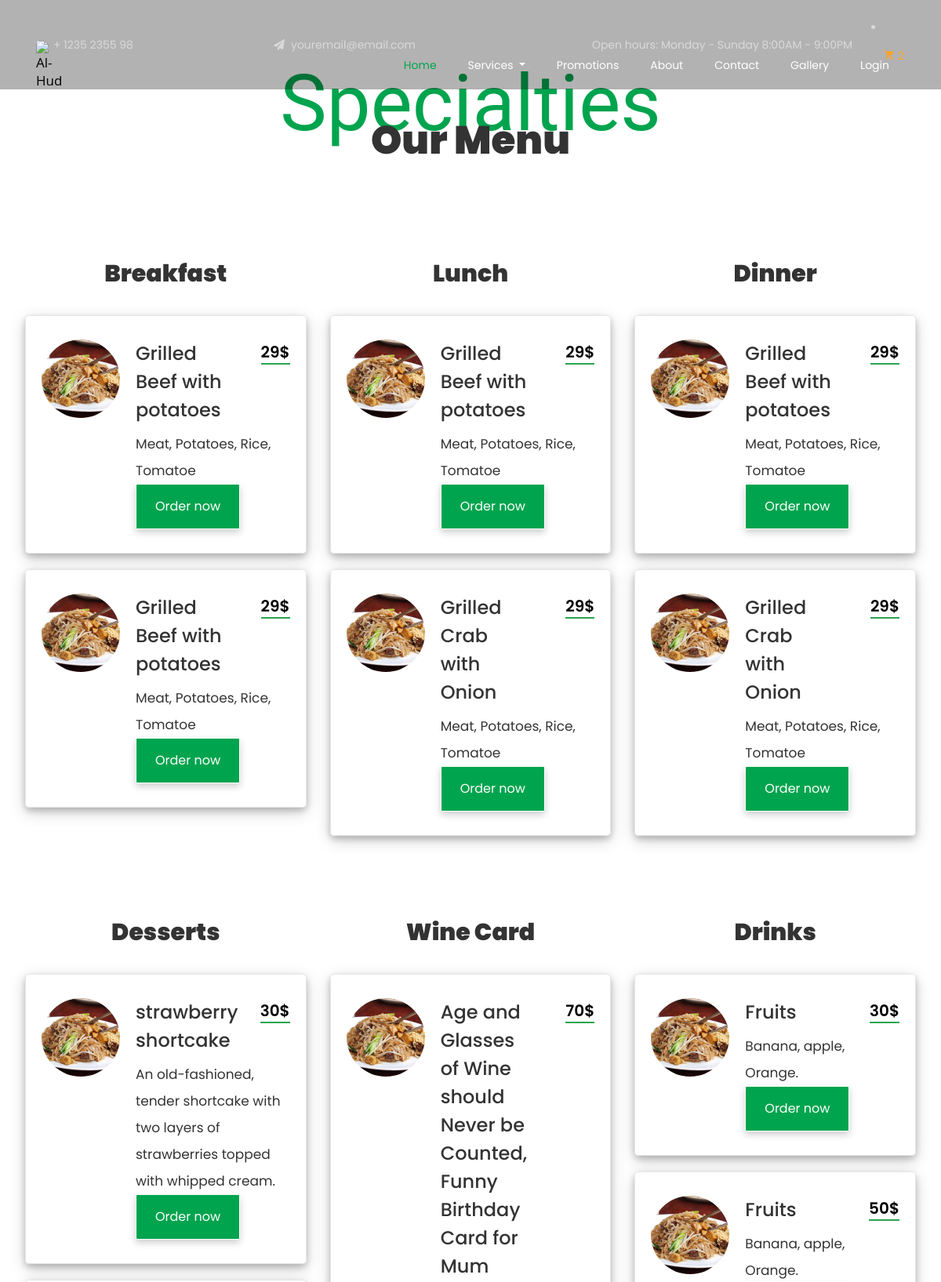
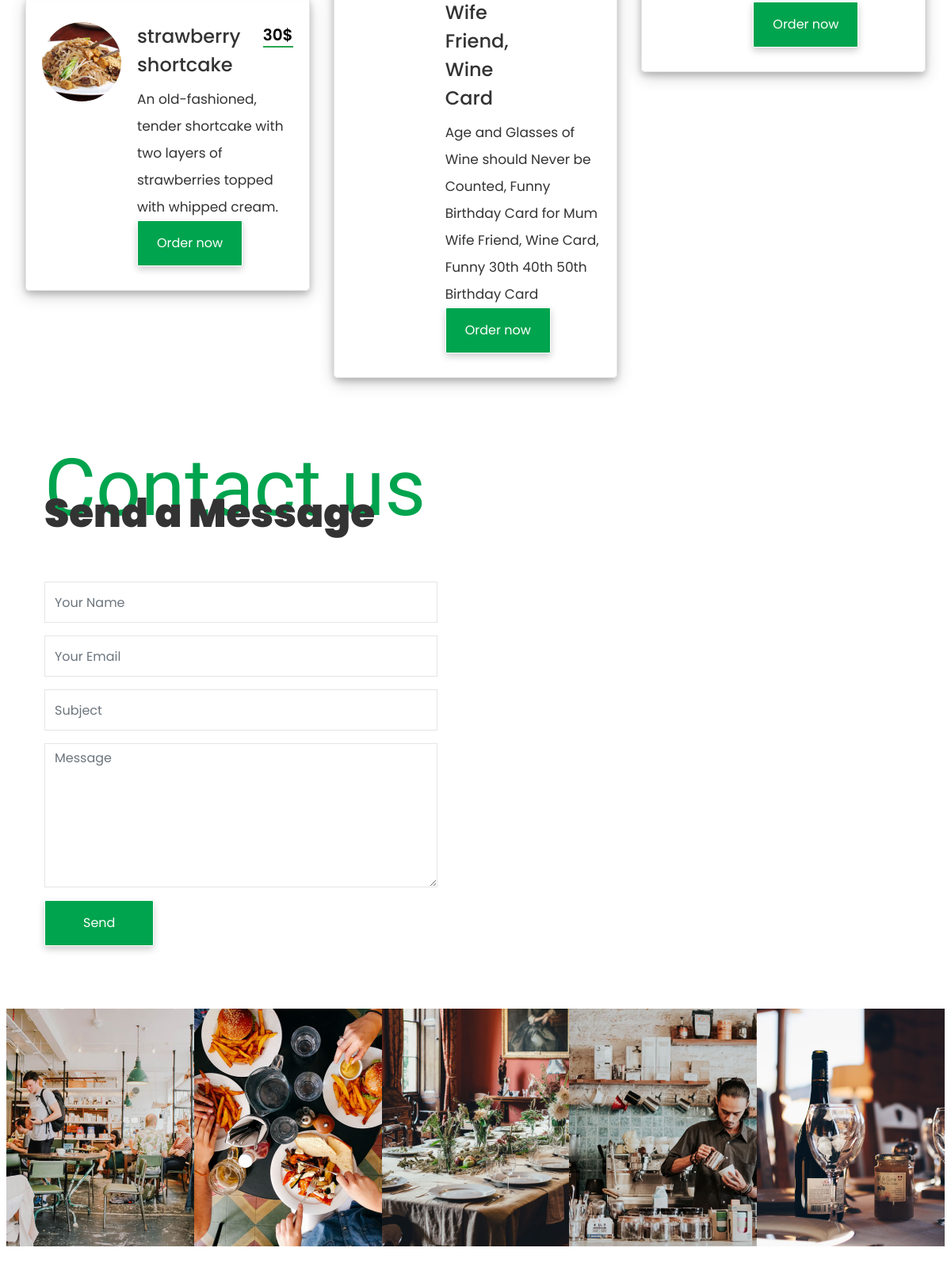
Page /?food (upper part) on the committed database (2 pictures, top to bottom).
### tables this page shows
CREATE TABLE `items` (
  `id` int(11) NOT NULL,
  `name` varchar(120) NOT NULL,
  `price` int(11) NOT NULL,
  `item_type` enum('breakfast','lunch','dinner','desserts','wine_card','drinks') NOT NULL,
  `about` text NOT NULL,
  `photo` varchar(120) NOT NULL
);

### pages/services.php (the view, shortened to what this page needs)
<?php
$db = DB_CONNECT\Connection::getInstance();
$data = $db->prepare("SELECT * FROM `items` ORDER BY `id` DESC");
$data->execute();
$all_items = $data->fetchAll(PDO::FETCH_ASSOC);
?>
<section class="ftco-section">
    <div class="container-fluid px-4">
        <div class="row justify-content-center mb-5 pb-2">
            <div class="col-md-7 text-center heading-section ftco-animate">
                <span class="subheading">Specialties</span>
                <h2 class="mb-4">Our Menu</h2>
            </div>
        </div>
        <div class="row">
            <div class="col-md-6 col-lg-4 menu-wrap">
                <div class="heading-menu text-center ftco-animate">
                    <h3>Breakfast</h3>
                </div>
                <?php
                foreach ($all_items as $t=>$br){
                    if($br['item_type'] == 'breakfast') {
                        ?>
                        <div class="menus d-flex ftco-animate">
                            <div class="menu-img img" style="background-image: url(images/breakfast-1.jpg);"></div>
                            <div class="text">
                                <div class="d-flex">
                                    <div class="one-half">
                                        <h3><?=$br['name'] ?></h3>
                                    </div>
                                    <div class="one-forth">
                                        <span class="price"><?=$br['price'] ?>$</span>
                                    </div>
                                </div>
                                <p><?=$br['about'] ?></p>
                                <P><a href="javascript:;" onclick="a(<?=$br['id'] ?>,this)" class="btn btn-primary p-3 px-xl-4 py-xl-3">Order now </a></P>
                            </div>
                        </div>
                        <?php
                    }
                }
                ?>
            </div>
            <div class="col-md-6 col-lg-4 menu-wrap">
                <div class="heading-menu text-center ftco-animate">
                    <h3>Lunch</h3>
                </div>
                <?php
                foreach ($all_items as $t=>$br){
                    if($br['item_type'] == 'lunch') {
                        ?>
                        <div class="menus d-flex ftco-animate">
                            <div class="menu-img img" style="background-image: url(images/breakfast-1.jpg);"></div>
                            <div class="text">
                                <div class="d-flex">
                                    <div class="one-half">
                                        <h3><?=$br['name'] ?></h3>
                                    </div>
                                    <div class="one-forth">
                                        <span class="price"><?=$br['price'] ?>$</span>
                                    </div>
                                </div>
                                <p><?=$br['about'] ?></p>
                                <P><a href="javascript:;" onclick="a(<?=$br['id'] ?>,this)" class="btn btn-primary p-3 px-xl-4 py-xl-3">Order now </a></P>
                            </div>
                        </div>
                        <?php
                    }
                }
                ?>
            </div>
            <div class="col-md-6 col-lg-4 menu-wrap">
                <div class="heading-menu text-center ftco-animate">
                    <h3>Dinner</h3>
                </div>
                <?php
                foreach ($all_items as $t=>$br){
                    if($br['item_type'] == 'dinner') {
                        ?>
                        <div class="menus d-flex ftco-animate">
                            <div class="menu-img img" style="background-image: url(images/breakfast-1.jpg);"></div>
                            <div class="text">
                                <div class="d-flex">
                                    <div class="one-half">
                                        <h3><?=$br['name'] ?></h3>
                                    </div>
                                    <div class="one-forth">
                                        <span class="price"><?=$br['price'] ?>$</span>
                                    </div>
                                </div>
                                <p><?=$br['about'] ?></p>
                                <P><a href="javascript:;" onclick="a(<?=$br['id'] ?>,this)" class="btn btn-primary p-3 px-xl-4 py-xl-3">Order now </a></P>
                            </div>
                        </div>
                        <?php
                    }
                }
                ?>
            </div>
            <div class="col-md-6 col-lg-4 menu-wrap">
                <div class="heading-menu text-center ftco-animate">
                    <h3>Desserts</h3>
                </div>
                <?php
                foreach ($all_items as $t=>$br){
                    if($br['item_type'] == 'desserts') {
                        ?>
                        <div class="menus d-flex ftco-animate">
                            <div class="menu-img img" style="background-image: url(images/breakfast-1.jpg);"></div>
                            <div class="text">
                                <div class="d-flex">
                                    <div class="one-half">
                                        <h3><?=$br['name'] ?></h3>
                                    </div>
                                    <div class="one-forth">
                                        <span class="price"><?=$br['price'] ?>$</span>
                                    </div>
                                </div>
                                <p><?=$br['about'] ?></p>
                                <P><a href="javascript:;" onclick="a(<?=$br['id'] ?>,this)" class="btn btn-primary p-3 px-xl-4 py-xl-3">Order now </a></P>
                            </div>
                        </div>
                        <?php
                    }
                }
                ?>
            </div>
            <div class="col-md-6 col-lg-4 menu-wrap">
                <div class="heading-menu text-center ftco-animate">
                    <h3>Wine Card</h3>
                </div>
                <?php
                foreach ($all_items as $t=>$br){
                    if($br['item_type'] == 'wine_card') {
                        ?>
                        <div class="menus d-flex ftco-animate">
                            <div class="menu-img img" style="background-image: url(images/breakfast-1.jpg);"></div>
                            <div class="text">
                                <div class="d-flex">
                                    <div class="one-half">
                                        <h3><?=$br['name'] ?></h3>
                                    </div>
                                    <div class="one-forth">
                                        <span class="price"><?=$br['price'] ?>$</span>
                                    </div>
                                </div>
                                <p><?=$br['about'] ?></p>
                                <P><a href="javascript:;" onclick="a(<?=$br['id'] ?>,this)" class="btn btn-primary p-3 px-xl-4 py-xl-3">Order now </a></P>
                            </div>
                        </div>
                        <?php
                    }
                }
                ?>
            </div>
            <div class="col-md-6 col-lg-4 menu-wrap">
                <div class="heading-menu text-center ftco-animate">
                    <h3>Drinks</h3>
                </div>
                <?php
                foreach ($all_items as $t=>$br){
                    if($br['item_type'] == 'drinks') {
                        ?>
                        <div class="menus d-flex ftco-animate">
                            <div class="menu-img img" style="background-image: url(images/breakfast-1.jpg);"></div>
                            <div class="text">
                                <div class="d-flex">
                                    <div class="one-half">
                                        <h3><?=$br['name'] ?></h3>
                                    </div>
                                    <div class="one-forth">
                                        <span class="price"><?=$br['price'] ?>$</span>
                                    </div>
                                </div>
                                <p><?=$br['about'] ?></p>
                                <p><a href="javascript:;" onclick="a(<?=$br['id'] ?>,this)" class="btn btn-primary p-3 px-xl-4 py-xl-3">Order now </a></p>
                            </div>
                        </div>
                        <?php
                    }
                }
                ?>
            </div>
        </div>
    </div>
</section>
<section class="ftco-section ftco-no-pt ftco-no-pb">
    <div class="container-fluid px-0">
        <div class="row d-flex no-gutters">
            <div class="col-md-6 ftco-animate makereservation p-4 p-md-5 pt-5 pt-md-0">
                <div class="heading-section ftco-animate mb-5">
                    <span class="subheading">Contact us</span>
                    <h2 class="mb-4">Send a Message</h2>
                </div>
                <form action="#">
                    <div class="form-group">
                        <input type="text" class="form-control" placeholder="Your Name">
                    </div>
                    <div class="form-group">
                        <input type="text" class="form-control" placeholder="Your Email">
                    </div>
                    <div class="form-group">
                        <input type="text" class="form-control" placeholder="Subject">
                    </div>
                    <div class="form-group">
                        <textarea name="" id="" cols="30" rows="7" class="form-control" placeholder="Message"></textarea>
                    </div>
                    <div class="form-group">
                        <input type="submit" value="Send" class="btn btn-primary py-3 px-5">
                    </div>
                </form>
            </div>
            <div class="col-md-6 d-flex align-items-stretch pb-5 pb-md-0">
                <div id="map"></div>
            </div>
        </div>
    </div>
</section>
<section class="ftco-section ftco-no-pt ftco-no-pb">
    <div class="container-fluid px-0">
        <div class="row no-gutters">
            <div class="col-md">
                <a href="#" class="instagram img d-flex align-items-center justify-content-center" style="background-image: url(images/insta-1.jpg);">
                </a>
            </div>
            <div class="col-md">
                <a href="#" class="instagram img d-flex align-items-center justify-content-center" style="background-image: url(images/insta-2.jpg);">
                </a>
            </div>
            <div class="col-md">
                <a href="#" class="instagram img d-flex align-items-center justify-content-center" style="background-image: url(images/insta-3.jpg);">
                </a>
            </div>
            <div class="col-md">
                <a href="#" class="instagram img d-flex align-items-center justify-content-center" style="background-image: url(images/insta-4.jpg);">
                </a>
            </div>
            <div class="col-md">
                <a href="#" class="instagram img d-flex align-items-center justify-content-center" style="background-image: url(images/insta-5.jpg);">
                </a>
            </div>
        </div>
    </div>
</section>

### rows in the picture
items: name "Grilled Beef with potatoes", price "29", about "Meat, Potatoes, Rice, Tomatoe"
items: name "Grilled Beef with potatoes", price "29", about "Meat, Potatoes, Rice, Tomatoe"
items: name "Grilled Beef with potatoes", price "29", about "Meat, Potatoes, Rice, Tomatoe"
items: name "Grilled Crab with Onion", price "29", about "Meat, Potatoes, Rice, Tomatoe"
items: name "Grilled Beef with potatoes", price "29", about "Meat, Potatoes, Rice, Tomatoe"
items: name "Grilled Crab with Onion", price "29", about "Meat, Potatoes, Rice, Tomatoe"
items: name "strawberry shortcake", price "30", about "An old-fashioned, tender shortcake with two layers of strawberries topped with whipped cream."
items: name "strawberry shortcake", price "30", about "An old-fashioned, tender shortcake with two layers of strawberries topped with whipped cream."
items: name "Age and Glasses of Wine should Never be Counted, Funny Birthday Card for Mum Wife Friend, Wine Card", price "70", about "Age and Glasses of Wine should Never be Counted, Funny Birthday Card for Mum Wife Friend, Wine Card, Funny 30th 40th 50th Birthday Card"
items: name "Fruits", price "30", about "Banana, apple, Orange."
items: name "Fruits", price "50", about "Banana, apple, Orange."
